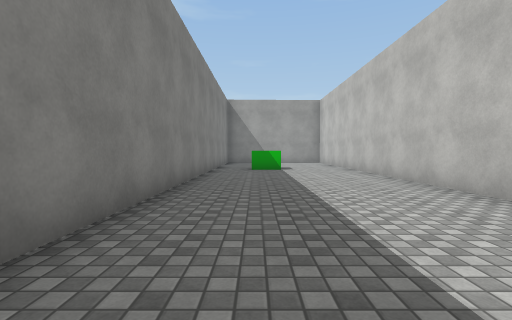
view 1 (above)

24 first-person views from a walk through a Unity game level. The camera is 1.2 m above the floor, tilts 2° down and sees 85° across. The floor is counted in squares, 1.8 m on a side. Each view is taken from the middle of a square. On the plan, view 1 faces up. The plan holds only what a view shows up to about 9 squares ahead; the rest is blank. The place goes on beyond the plan. The player is left out. Some animated figures are left out. Surface patterns are stand-ins for the level's own textures.

view 2
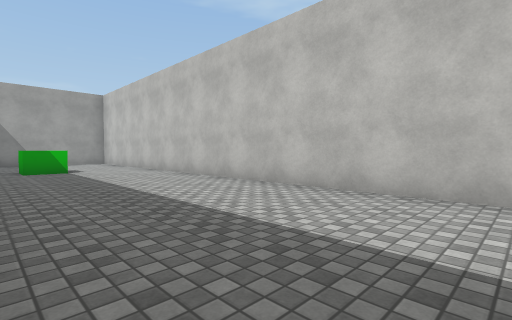

view 3
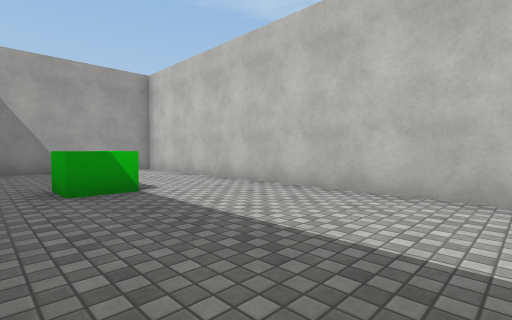

view 4
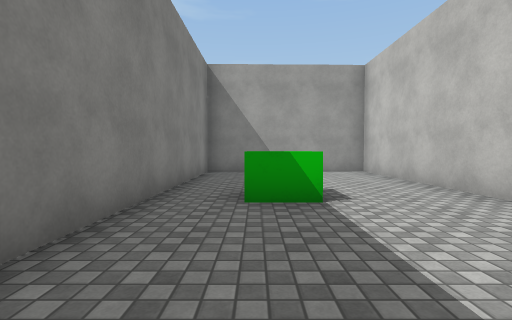

view 5
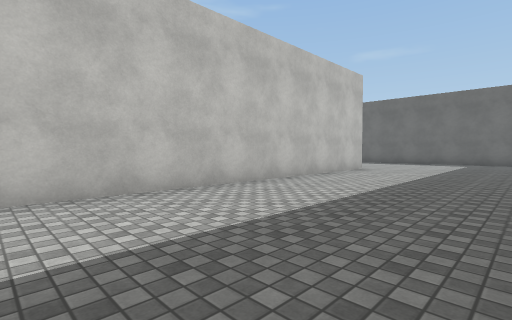

view 6
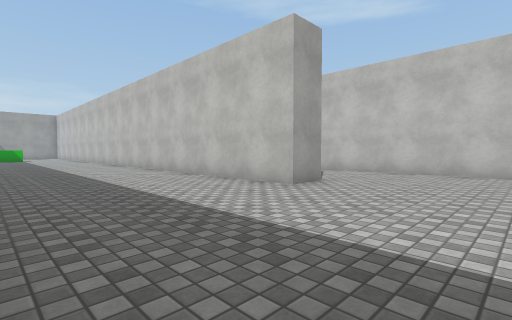

view 7
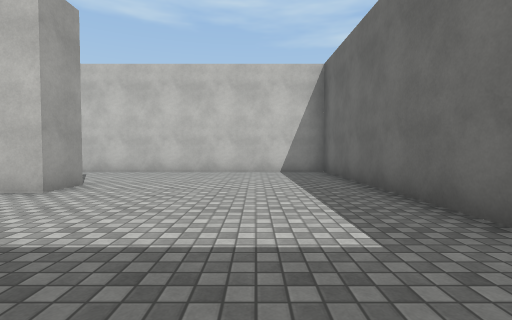

view 8
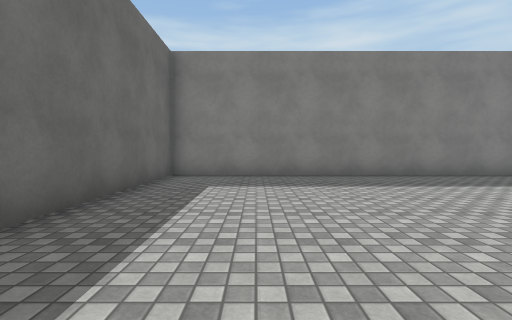

view 9
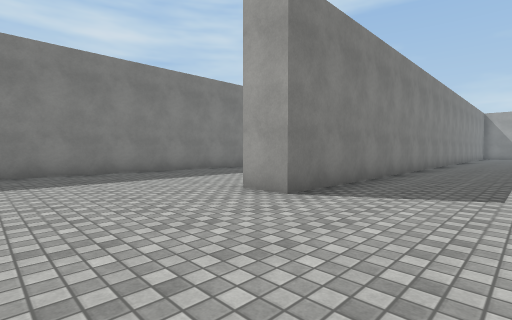

view 10
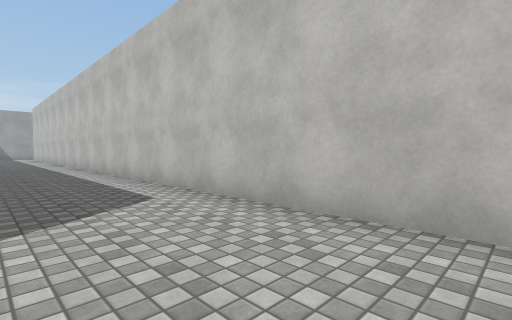

view 11
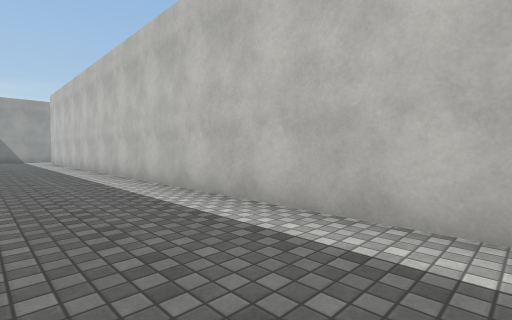

view 12
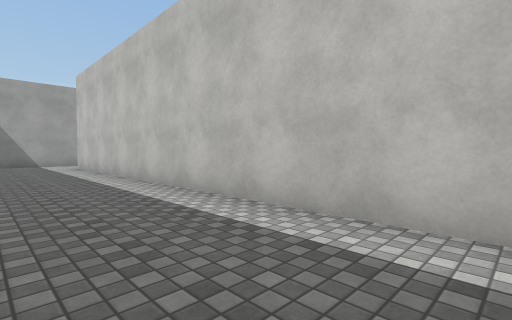

view 13
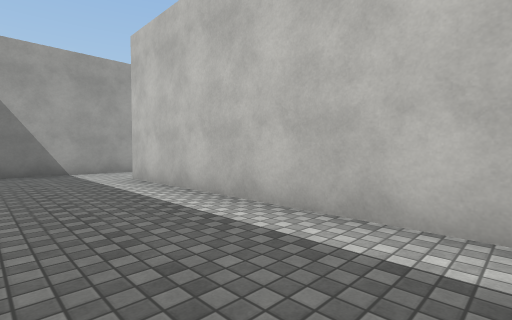

view 14
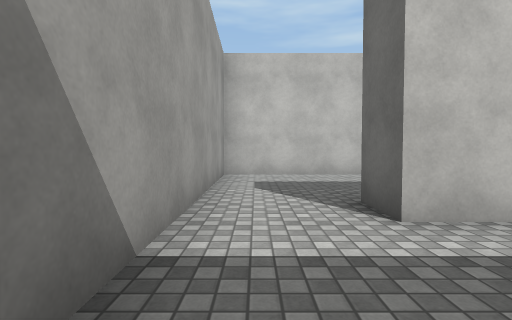

view 15
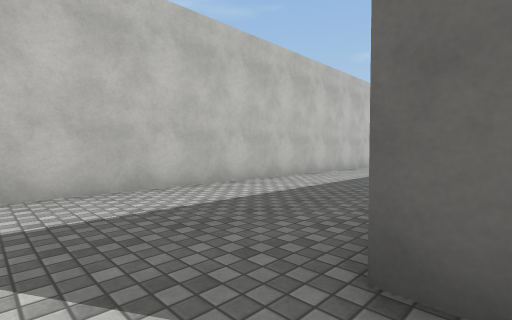

view 16
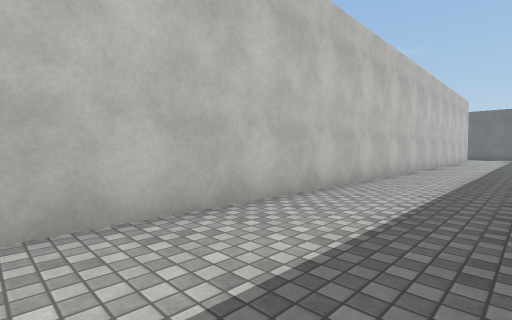

view 17
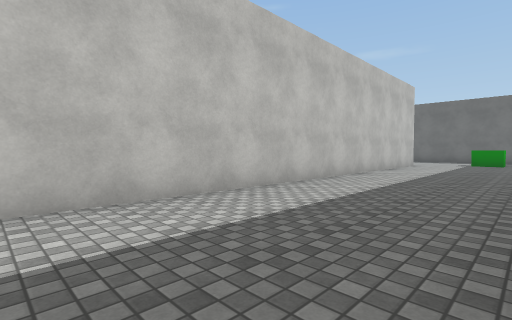

view 18
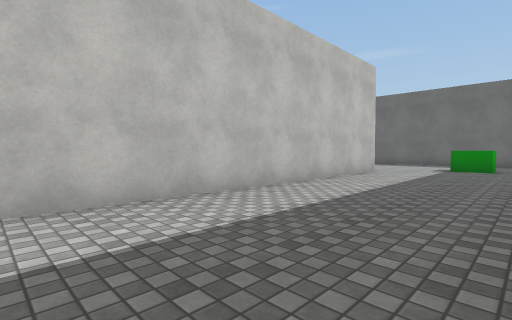

view 19
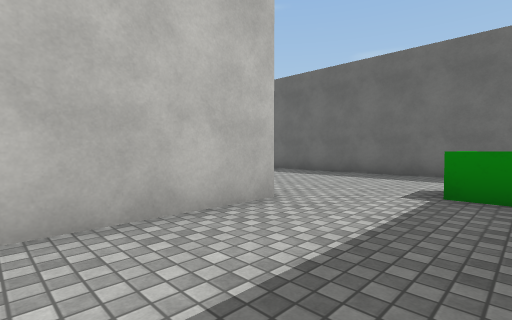

view 20
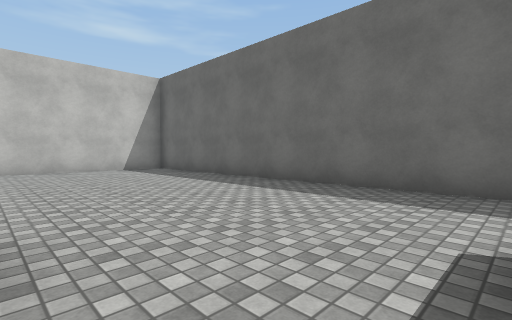

view 21
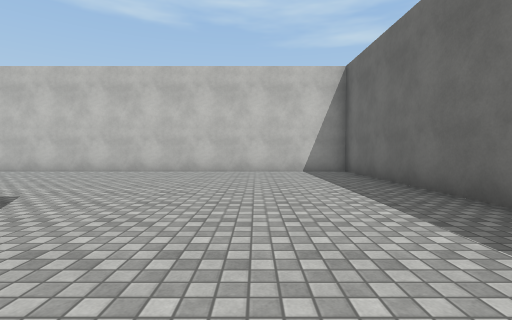

view 22
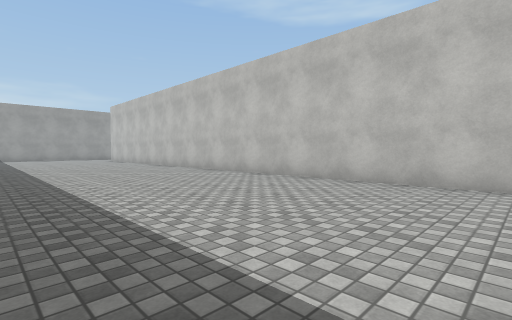

view 23
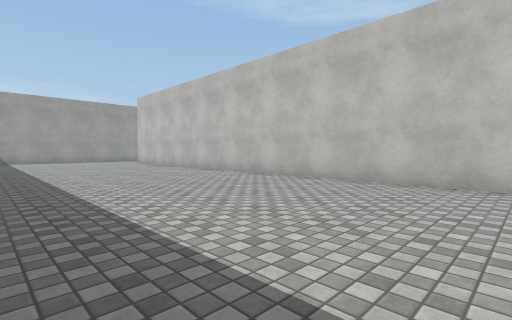

view 24
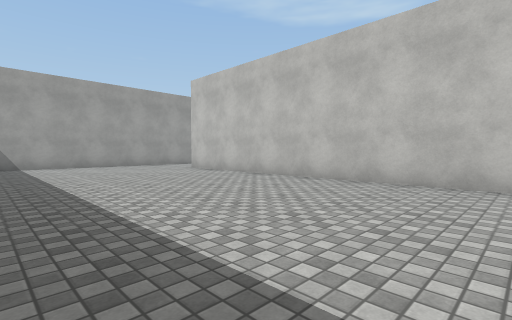

### Floor plan
Points are (right, up) in squares from view 1. A wall is a line through its corners. A room is listed if a view was taken in it or the views show most of it. See-through windows are left out.
Room 1 (views 1, 2, 3, 4, 5, 6, 7, 8, 9, 10, 11, 12, 13, 14)
walls: (4.4, -0.9) (4.4, -7.7) (3.4, -7.7) (3.4, 14.7) (-1.5, 14.6) (-1.5, 1.5); (-1.5, -4.1) (-1.5, -13.3) (7.6, -13.1) (7.6, 12.7); (7.5, 14.8) (5.3, 14.7)
ways out: opening at (8, 13.5) to room 2
objects: other object (0, 10)
Room 2 (views 15, 16, 17, 18, 19, 20, 21, 22, 23, 24)
walls: (12.6, -8) (12.6, 14.9) (7.5, 14.8); (7.6, 12.7) (8.6, 12.7); (10.3, -13) (20.8, -12.8) (20.8, 10)
ways out: opening at (8, 13.5) to room 1
objects: other object (10, -10)

Where each view was taken, in squares from view 1:
view 1: 0 up, 0 right, facing up
view 2: 0 up, 1 left, facing up-right
view 3: 5 up, 1 left, facing up-right
view 4: 6 up, 0 right, facing up
view 5: 2 up, 1 left, facing down-right
view 6: 11 down, 1 left, facing up-right
view 7: 11 down, 1 left, facing right
view 8: 11 down, 6 right, facing left
view 9: 11 down, 7 right, facing up-left
view 10: 10 down, 5 right, facing up-right
view 11: 4 down, 5 right, facing up-right
view 12: 1 up, 5 right, facing up-right
view 13: 6 up, 5 right, facing up-right
view 14: 14 up, 5 right, facing right
view 15: 14 up, 8 right, facing down-right
view 16: 11 up, 10 right, facing down-right
view 17: 5 up, 9 right, facing down-right
view 18: 1 up, 9 right, facing down-right
view 19: 5 down, 10 right, facing down-right
view 20: 8 down, 11 right, facing down-right
view 21: 10 down, 12 right, facing right
view 22: 6 down, 15 right, facing up-right
view 23: 2 down, 15 right, facing up-right
view 24: 3 up, 15 right, facing up-right
